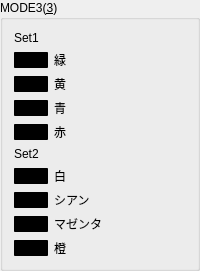
            <widget class="QGroupBox" name="groupBoxColorMode3">
             <property name="title">
              <string>MODE3(&amp;3)</string>
             </property>
             <layout class="QGridLayout" name="gridLayout_9">
              <item row="1" column="0">
               <widget class="ColorButton" name="pushButtonColor29">
                <property name="sizePolicy">
                 <sizepolicy hsizetype="Fixed" vsizetype="Fixed">
                  <horstretch>0</horstretch>
                  <verstretch>0</verstretch>
                 </sizepolicy>
                </property>
                <property name="styleSheet">
                 <string notr="true">background-color: rgb(0,0,0);
border-style:solid;
border-color: rgb(0, 0, 0);
border-width: 1px;
border-radius: 1;</string>
                </property>
                <property name="text">
                 <string/>
                </property>
                <property name="flat">
                 <bool>true</bool>
                </property>
               </widget>
              </item>
              <item row="2" column="0">
               <widget class="ColorButton" name="pushButtonColor30">
                <property name="sizePolicy">
                 <sizepolicy hsizetype="Fixed" vsizetype="Fixed">
                  <horstretch>0</horstretch>
                  <verstretch>0</verstretch>
                 </sizepolicy>
                </property>
                <property name="styleSheet">
                 <string notr="true">background-color: rgb(0,0,0);
border-style:solid;
border-color: rgb(0, 0, 0);
border-width: 1px;
border-radius: 1;</string>
                </property>
                <property name="text">
                 <string/>
                </property>
                <property name="flat">
                 <bool>true</bool>
                </property>
               </widget>
              </item>
              <item row="3" column="0">
               <widget class="ColorButton" name="pushButtonColor31">
                <property name="sizePolicy">
                 <sizepolicy hsizetype="Fixed" vsizetype="Fixed">
                  <horstretch>0</horstretch>
                  <verstretch>0</verstretch>
                 </sizepolicy>
                </property>
                <property name="styleSheet">
                 <string notr="true">background-color: rgb(0,0,0);
border-style:solid;
border-color: rgb(0, 0, 0);
border-width: 1px;
border-radius: 1;</string>
                </property>
                <property name="text">
                 <string/>
                </property>
                <property name="flat">
                 <bool>true</bool>
                </property>
               </widget>
              </item>
              <item row="4" column="0">
               <widget class="ColorButton" name="pushButtonColor32">
                <property name="sizePolicy">
                 <sizepolicy hsizetype="Fixed" vsizetype="Fixed">
                  <horstretch>0</horstretch>
                  <verstretch>0</verstretch>
                 </sizepolicy>
                </property>
                <property name="styleSheet">
                 <string notr="true">background-color: rgb(0,0,0);
border-style:solid;
border-color: rgb(0, 0, 0);
border-width: 1px;
border-radius: 1;</string>
                </property>
                <property name="text">
                 <string/>
                </property>
                <property name="flat">
                 <bool>true</bool>
                </property>
               </widget>
              </item>
              <item row="0" column="0" colspan="2">
               <widget class="QLabel" name="label_36">
                <property name="text">
                 <string>Set1</string>
                </property>
               </widget>
              </item>
              <item row="5" column="0" colspan="2">
               <widget class="QLabel" name="label_37">
                <property name="text">
                 <string>Set2</string>
                </property>
               </widget>
              </item>
              <item row="6" column="0">
               <widget class="ColorButton" name="pushButtonColor33">
                <property name="sizePolicy">
                 <sizepolicy hsizetype="Fixed" vsizetype="Fixed">
                  <horstretch>0</horstretch>
                  <verstretch>0</verstretch>
                 </sizepolicy>
                </property>
                <property name="styleSheet">
                 <string notr="true">background-color: rgb(0,0,0);
border-style:solid;
border-color: rgb(0, 0, 0);
border-width: 1px;
border-radius: 1;</string>
                </property>
                <property name="text">
                 <string/>
                </property>
                <property name="flat">
                 <bool>true</bool>
                </property>
               </widget>
              </item>
              <item row="7" column="0">
               <widget class="ColorButton" name="pushButtonColor34">
                <property name="sizePolicy">
                 <sizepolicy hsizetype="Fixed" vsizetype="Fixed">
                  <horstretch>0</horstretch>
                  <verstretch>0</verstretch>
                 </sizepolicy>
                </property>
                <property name="styleSheet">
                 <string notr="true">background-color: rgb(0,0,0);
border-style:solid;
border-color: rgb(0, 0, 0);
border-width: 1px;
border-radius: 1;</string>
                </property>
                <property name="text">
                 <string/>
                </property>
                <property name="flat">
                 <bool>true</bool>
                </property>
               </widget>
              </item>
              <item row="8" column="0">
               <widget class="ColorButton" name="pushButtonColor35">
                <property name="sizePolicy">
                 <sizepolicy hsizetype="Fixed" vsizetype="Fixed">
                  <horstretch>0</horstretch>
                  <verstretch>0</verstretch>
                 </sizepolicy>
                </property>
                <property name="styleSheet">
                 <string notr="true">background-color: rgb(0,0,0);
border-style:solid;
border-color: rgb(0, 0, 0);
border-width: 1px;
border-radius: 1;</string>
                </property>
                <property name="text">
                 <string/>
                </property>
                <property name="flat">
                 <bool>true</bool>
                </property>
               </widget>
              </item>
              <item row="9" column="0">
               <widget class="ColorButton" name="pushButtonColor36">
                <property name="sizePolicy">
                 <sizepolicy hsizetype="Fixed" vsizetype="Fixed">
                  <horstretch>0</horstretch>
                  <verstretch>0</verstretch>
                 </sizepolicy>
                </property>
                <property name="styleSheet">
                 <string notr="true">background-color: rgb(0,0,0);
border-style:solid;
border-color: rgb(0, 0, 0);
border-width: 1px;
border-radius: 1;</string>
                </property>
                <property name="text">
                 <string/>
                </property>
                <property name="flat">
                 <bool>true</bool>
                </property>
               </widget>
              </item>
              <item row="1" column="1">
               <widget class="QLabel" name="label_38">
                <property name="text">
                 <string>緑</string>
                </property>
               </widget>
              </item>
              <item row="2" column="1">
               <widget class="QLabel" name="label_39">
                <property name="text">
                 <string>黄</string>
                </property>
               </widget>
              </item>
              <item row="3" column="1">
               <widget class="QLabel" name="label_40">
                <property name="text">
                 <string>青</string>
                </property>
               </widget>
              </item>
              <item row="4" column="1">
               <widget class="QLabel" name="label_41">
                <property name="text">
                 <string>赤</string>
                </property>
               </widget>
              </item>
              <item row="6" column="1">
               <widget class="QLabel" name="label_42">
                <property name="text">
                 <string>白</string>
                </property>
               </widget>
              </item>
              <item row="7" column="1">
               <widget class="QLabel" name="label_43">
                <property name="text">
                 <string>シアン</string>
                </property>
               </widget>
              </item>
              <item row="8" column="1">
               <widget class="QLabel" name="label_44">
                <property name="text">
                 <string>マゼンタ</string>
                </property>
               </widget>
              </item>
              <item row="9" column="1">
               <widget class="QLabel" name="label_45">
                <property name="text">
                 <string>橙</string>
                </property>
               </widget>
              </item>
             </layout>
            </widget>
